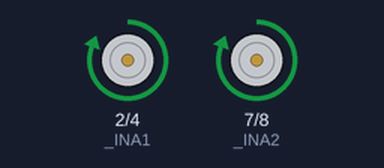
The sketch below on a simulated Arduino Uno, built with avr-gcc and run on an emulated ATmega328P. On the bench: motor-driver pin pairs drawn as motors (green arrow = first pin HIGH = forward, orange = second pin HIGH = backward, longer = more drive, scaled by the enable pin). What the sketch prints to the serial monitor is not drawn.

Above: at 0.1 s.
At 8.9 s:
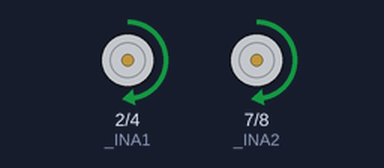
At 19.9 s:
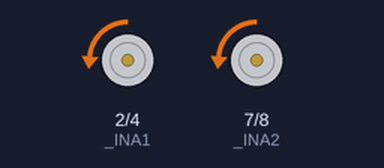
At 37.5 s:
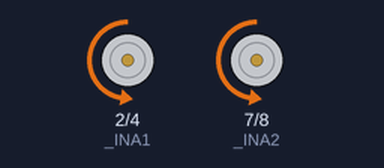
Timing chart, 0 to 40.0 s (numbered marks = the images above):
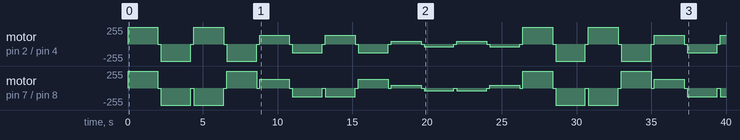

The sketch:

Dual_VNH5019_MotorDriver_movemet_test.ino
```cpp
#include "DualVNH5019MotorShield.h"
#define MAX_SPEED 400
#define HALF_SPEED 200
#define LOW_SPEED 60
#define MOVEMENT_TIME_MS 2000

DualVNH5019MotorShield md;
int speedArray[3] = {MAX_SPEED, HALF_SPEED, LOW_SPEED};
int current_speed;

void stopIfFault(){
  if (md.getM1Fault())
  {
    Serial.println("M1 fault");
    while(1);
  }
  if (md.getM2Fault())
  {
    Serial.println("M2 fault");
    while(1);
  }
}

void setup(){
  Serial.begin(9600);
  Serial.println("Dual VNH5019 Motor Driver Shield Test");
  md.init();
}

void waitAndStop(int delay_ms){
  delay(delay_ms);
  md.setSpeeds(0, 0);
  delay(200);
}

void loop(){
  // Set speed for motor 1, speed is a number betwenn -400 and 400
  for (int i = 0; i<3; i++){
    current_speed = speedArray[i];
    md.setSpeeds(current_speed, current_speed);
    waitAndStop(MOVEMENT_TIME_MS);
    md.setSpeeds(-current_speed, -current_speed);
    waitAndStop(MOVEMENT_TIME_MS);
    md.setSpeeds(current_speed, -current_speed);
    waitAndStop(MOVEMENT_TIME_MS);
    md.setSpeeds(-current_speed, current_speed);
    waitAndStop(MOVEMENT_TIME_MS);
  }// for

  /*
  for (int i = LOOP_MAX; i >= -LOOP_MAX; i--){
    md.setM1Speed(i);
    stopIfFault();
    if (i%200 == 100)
    {
      Serial.print("M1 current: ");
      Serial.println(md.getM1CurrentMilliamps());
    }
    delay(2);
  }

  for (int i = -LOOP_MAX; i <= 0; i++){
    md.setM1Speed(i);
    stopIfFault();
    if (i%200 == 100)
    {
      Serial.print("M1 current: ");
      Serial.println(md.getM1CurrentMilliamps());
    }
    delay(2);
  }
  */
}
```

DualVNH5019MotorShield.cpp
```cpp
#include "DualVNH5019MotorShield.h"

// Constructors ////////////////////////////////////////////////////////////////

DualVNH5019MotorShield::DualVNH5019MotorShield()
{
  //Pin map
  _INA1 = 2;
  _INB1 = 4;
  _EN1DIAG1 = 6;
  _CS1 = A0;
  _INA2 = 7;
  _INB2 = 8;
  _EN2DIAG2 = 12;
  _CS2 = A1;
}

DualVNH5019MotorShield::DualVNH5019MotorShield(unsigned char INA1, unsigned char INB1, unsigned char EN1DIAG1, unsigned char CS1,
                                               unsigned char INA2, unsigned char INB2, unsigned char EN2DIAG2, unsigned char CS2)
{
  //Pin map
  //PWM1 and PWM2 cannot be remapped because the library assumes PWM is on timer1
  _INA1 = INA1;
  _INB1 = INB1;
  _EN1DIAG1 = EN1DIAG1;
  _CS1 = CS1;
  _INA2 = INA2;
  _INB2 = INB2;
  _EN2DIAG2 = EN2DIAG2;
  _CS2 = CS2;
}

// Public Methods //////////////////////////////////////////////////////////////
void DualVNH5019MotorShield::init()
{
// Define pinMode for the pins and set the frequency for timer1.

  pinMode(_INA1,OUTPUT);
  pinMode(_INB1,OUTPUT);
  pinMode(_PWM1,OUTPUT);
  pinMode(_EN1DIAG1,INPUT);
  pinMode(_CS1,INPUT);
  pinMode(_INA2,OUTPUT);
  pinMode(_INB2,OUTPUT);
  pinMode(_PWM2,OUTPUT);
  pinMode(_EN2DIAG2,INPUT);
  pinMode(_CS2,INPUT);
  #if defined(__AVR_ATmega168__)|| defined(__AVR_ATmega328P__) || defined(__AVR_ATmega32U4__)
  // Timer 1 configuration
  // prescaler: clockI/O / 1
  // outputs enabled
  // phase-correct PWM
  // top of 400
  //
  // PWM frequency calculation
  // 16MHz / 1 (prescaler) / 2 (phase-correct) / 400 (top) = 20kHz
  TCCR1A = 0b10100000;
  TCCR1B = 0b00010001;
  ICR1 = 400;
  #endif
}
// Set speed for motor 1, speed is a number betwenn -400 and 400
void DualVNH5019MotorShield::setM1Speed(int speed)
{
  unsigned char reverse = 0;

  if (speed < 0)
  {
    speed = -speed;  // Make speed a positive quantity
    reverse = 1;  // Preserve the direction
  }
  if (speed > 400)  // Max PWM dutycycle
    speed = 400;
  #if defined(__AVR_ATmega168__)|| defined(__AVR_ATmega328P__) || defined(__AVR_ATmega32U4__)
  OCR1A = speed;
  #else
  analogWrite(_PWM1,speed * 51 / 80); // default to using analogWrite, mapping 400 to 255
  #endif
  if (speed == 0)
  {
    digitalWrite(_INA1,LOW);   // Make the motor coast no
    digitalWrite(_INB1,LOW);   // matter which direction it is spinning.
  }
  else if (reverse)
  {
    digitalWrite(_INA1,LOW);
    digitalWrite(_INB1,HIGH);
  }
  else
  {
    digitalWrite(_INA1,HIGH);
    digitalWrite(_INB1,LOW);
  }
}

// Set speed for motor 2, speed is a number betwenn -400 and 400
void DualVNH5019MotorShield::setM2Speed(int speed)
{
  unsigned char reverse = 0;

  if (speed < 0)
  {
    speed = -speed;  // make speed a positive quantity
    reverse = 1;  // preserve the direction
  }
  if (speed > 400)  // Max
    speed = 400;
  #if defined(__AVR_ATmega168__)|| defined(__AVR_ATmega328P__) || defined(__AVR_ATmega32U4__)
  OCR1B = speed;
  #else
  analogWrite(_PWM2,speed * 51 / 80); // default to using analogWrite, mapping 400 to 255
  #endif
  if (speed == 0)
  {
    digitalWrite(_INA2,LOW);   // Make the motor coast no
    digitalWrite(_INB2,LOW);   // matter which direction it is spinning.
  }
  else if (reverse)
  {
    digitalWrite(_INA2,LOW);
    digitalWrite(_INB2,HIGH);
  }
  else
  {
    digitalWrite(_INA2,HIGH);
    digitalWrite(_INB2,LOW);
  }
}

// Set speed for motor 1 and 2
void DualVNH5019MotorShield::setSpeeds(int m1Speed, int m2Speed)
{
  setM1Speed(m1Speed);
  setM2Speed(m2Speed);
}

// Brake motor 1, brake is a number between 0 and 400
void DualVNH5019MotorShield::setM1Brake(int brake)
{
  // normalize brake
  if (brake < 0)
  {
    brake = -brake;
  }
  if (brake > 400)  // Max brake
    brake = 400;
  digitalWrite(_INA1, LOW);
  digitalWrite(_INB1, LOW);
  #if defined(__AVR_ATmega168__)|| defined(__AVR_ATmega328P__) || defined(__AVR_ATmega32U4__)
  OCR1A = brake;
  #else
  analogWrite(_PWM1,brake * 51 / 80); // default to using analogWrite, mapping 400 to 255
  #endif
}

// Brake motor 2, brake is a number between 0 and 400
void DualVNH5019MotorShield::setM2Brake(int brake)
{
  // normalize brake
  if (brake < 0)
  {
    brake = -brake;
  }
  if (brake > 400)  // Max brake
    brake = 400;
  digitalWrite(_INA2, LOW);
  digitalWrite(_INB2, LOW);
  #if defined(__AVR_ATmega168__)|| defined(__AVR_ATmega328P__) || defined(__AVR_ATmega32U4__)
  OCR1B = brake;
  #else
  analogWrite(_PWM2,brake * 51 / 80); // default to using analogWrite, mapping 400 to 255
  #endif
}

// Brake motor 1 and 2, brake is a number between 0 and 400
void DualVNH5019MotorShield::setBrakes(int m1Brake, int m2Brake)
{
  setM1Brake(m1Brake);
  setM2Brake(m2Brake);
}

// Return motor 1 current value in milliamps.
unsigned int DualVNH5019MotorShield::getM1CurrentMilliamps()
{
  // 5V / 1024 ADC counts / 144 mV per A = 34 mA per count
  return analogRead(_CS1) * 34;
}

// Return motor 2 current value in milliamps.
unsigned int DualVNH5019MotorShield::getM2CurrentMilliamps()
{
  // 5V / 1024 ADC counts / 144 mV per A = 34 mA per count
  return analogRead(_CS2) * 34;
}

// Return error status for motor 1
unsigned char DualVNH5019MotorShield::getM1Fault()
{
  return !digitalRead(_EN1DIAG1);
}

// Return error status for motor 2
unsigned char DualVNH5019MotorShield::getM2Fault()
{
  return !digitalRead(_EN2DIAG2);
}
```

DualVNH5019MotorShield.h
```cpp
#ifndef DualVNH5019MotorShield_h
#define DualVNH5019MotorShield_h

#include <Arduino.h>

class DualVNH5019MotorShield
{
  public:
    // CONSTRUCTORS
    DualVNH5019MotorShield(); // Default pin selection.
    DualVNH5019MotorShield(unsigned char INA1, unsigned char INB1, unsigned char EN1DIAG1, unsigned char CS1,
                           unsigned char INA2, unsigned char INB2, unsigned char EN2DIAG2, unsigned char CS2); // User-defined pin selection.

    // PUBLIC METHODS
    void init(); // Initialize TIMER 1, set the PWM to 20kHZ.
    void setM1Speed(int speed); // Set speed for M1.
    void setM2Speed(int speed); // Set speed for M2.
    void setSpeeds(int m1Speed, int m2Speed); // Set speed for both M1 and M2.
    void setM1Brake(int brake); // Brake M1.
    void setM2Brake(int brake); // Brake M2.
    void setBrakes(int m1Brake, int m2Brake); // Brake both M1 and M2.
    unsigned int getM1CurrentMilliamps(); // Get current reading for M1.
    unsigned int getM2CurrentMilliamps(); // Get current reading for M2.
    unsigned char getM1Fault(); // Get fault reading from M1.
    unsigned char getM2Fault(); // Get fault reading from M2.

  private:
    unsigned char _INA1;
    unsigned char _INB1;
    static const unsigned char _PWM1 = 9;
    unsigned char _EN1DIAG1;
    unsigned char _CS1;
    unsigned char _INA2;
    unsigned char _INB2;
    static const unsigned char _PWM2 = 10;
    unsigned char _EN2DIAG2;
    unsigned char _CS2;

};

#endif
```

Measured:
- by itself, motor on pin 2 (_INA1) / pin 4 (_INB1): stopped → forward 255/255 at 0.00 s, → stopped 2.0 s later, → backward 255/255 0.20 s later, → stopped 2.0 s later, … (37 changes in this stretch)
- by itself, motor on pin 7 (_INA2) / pin 8 (_INB2): stopped → forward 255/255 at 0.00 s, → stopped 2.0 s later, → backward 255/255 0.20 s later, → stopped 2.0 s later, … (37 changes in this stretch)
